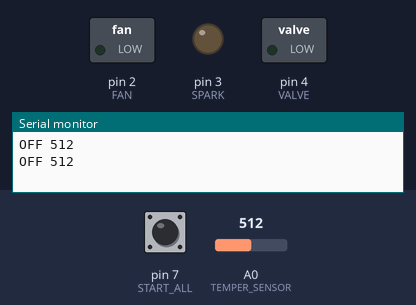
Recording of a sketch running on a simulated Arduino Uno, built with avr-gcc and run on an emulated ATmega328P. On the bench: switched loads named in the sketch (green lamp = pin HIGH), output pins drawn as LEDs (lit = HIGH), the last lines printed to the serial monitor. Inputs (shaded band) come from the test bench; at power-on: pin 7 (START_ALL) LOW, A0 (TEMPER_SENSOR) = 512.

Above: at 1.2 s.
1.3 s: pin 7 (START_ALL) pulled HIGH for 1 s
At 2.9 s:
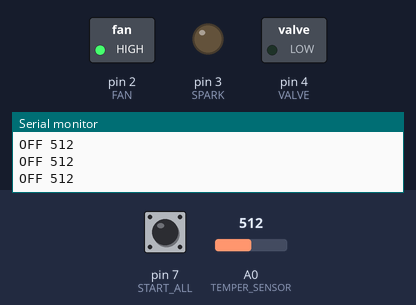
At 4.8 s:
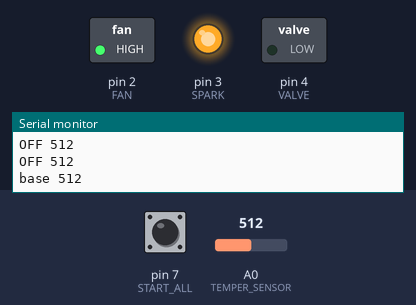
Timing chart, 0 to 27.5 s (numbered marks = the images above; inputs shaded):
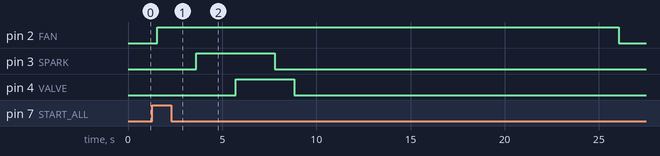

Measured:
- after the input at 1.3 s, pin 2 (FAN): LOW → HIGH after 0.26 s, → LOW 24.5 s later; pin 3 (SPARK): LOW → HIGH after 2.3 s, → LOW 4.2 s later; pin 4 (VALVE): LOW → HIGH after 4.4 s, → LOW 3.1 s later

The sketch:

NanoFurnace.ino
```cpp
/*
 Name:		NanoFurnace.ino
 Created:	08.02.2019 17:45:25
 Author:	Ksiw
*/
//#include <avr/wdt.h>
//---------------------------------------------------------------
#define START_ALL PORTD7
#define FAN PORTD2
#define SPARK PORTD3
#define VALVE PORTD4
#define TEMPER_SENSOR PORTC0
#define TEMPERATURE_UP 200     //ðàçíèöà ðîñòà òåìïåðàòóðû ïðè âêëþ÷åíèè, ïðèìåðíî 20 ãðàä
#define TEMPERATURE_WORK 520   //~òåìïåðàòóðà ðàáîòû íå íèæå ïðèìåðíî 50ãðàä
#define DEBUG true			//çàêîììåíòèðîâàòü äëÿ ðåëèçà
#define FAN_COLD   (3000*60)    // îõëàæäåíèå ïîñëå îñòàíîâêè
//---------------------------------------------------------------
#define FAN_DELAY 2000
#define SPARK_DELAY 2000 //10000
#define VALVE_DELAY 3000 //30000
//---------------------------------------------------------------
bool startAll, fanOn, sparkOn, valveToggle;
bool temperUp;
uint8_t analog_ref = DEFAULT;
uint16_t temperTemp;
volatile uint32_t result;

//---------------------------------------------------------------
boolean StartAll();
void FanStart(bool &);
void SparkToggle(bool &, bool &);
void VavleToggle(bool &, bool &, bool &, bool&);
void TemperUp(bool &);
void StopAll(bool &, bool &, bool &, bool&);
void ADC_init();
//~~~~~~~~~~~~~~~~~~~~~~~~~~~~~~~~~~~~~~~~~~~~~~~~~~~~~~~~~~~~~~~
void setup()
{
	fanOn = sparkOn = valveToggle = temperUp = false;
	DDRD |= 1 << FAN;
	DDRD |= 1 << SPARK;
	DDRD |= 1 << VALVE;
	PORTD &= ~(1 << START_ALL);
	ADC_init();
	//wdt_enable(WDTO_4S);
#ifdef DEBUG //++++++++++++++++
	Serial.begin(115200)
#endif // DEBUG---------------

	;

}
//~~~~~~~~~~~~~~~~~~~~~~~~~~~~~~~~~~~~~~~~~~~~~~~~~~~~~~~~~~~~~~~
void loop()
{
	while (true)
	{
		while (StartAll())
		{
			FanStart(fanOn);
			temperTemp = result;
			SparkToggle(fanOn, sparkOn);

			#ifdef DEBUG //++++++++++++++++++++
				Serial.print("base ");
				Serial.println(result);
			#endif // DEBUG---------------------

			VavleToggle(fanOn, sparkOn, valveToggle, temperUp);
			StopAll(fanOn, sparkOn, valveToggle, temperUp);
			while (StartAll())
			{

			#ifdef DEBUG //++++++++++++++++++++
				Serial.println("DELAY ");
				_delay_ms(500);
			#endif // DEBUG--------------------

			_delay_ms(1);
			}
			//wdt_reset();
		}

	#ifdef DEBUG //++++++++++++++++++++++
		_delay_ms(500);
		Serial.print("OFF ");
		Serial.println(result);
	#endif // DEBUG------------------------
	}
}
//~~~~~~~~~~~~~~~~~~~~~~~~~~~~~~~~~~~~~~~~~~~~~~~~~~~~~~~~~~~~~~~
boolean StartAll()
{
	return bitRead(PIND, START_ALL);
}
//---------------------------------------------------------------------------
void FanStart(bool &fan)
{
		PORTD |= 1 << FAN;
		_delay_ms(FAN_DELAY);
		fan = true;
}
//---------------------------------------------------------------------------
void SparkToggle(bool &fan, bool &spark)
{
	if (fan && !spark)
	{
		PORTD |= 1 << SPARK;
		spark = true;
	}
	else
	{
		PORTD &= ~(1 << SPARK);
	}
}
//---------------------------------------------------------------------------
void VavleToggle(bool &fan, bool &spark, bool &valve, bool &temperature)
{


	if (fan && spark && !valve)
	{
		_delay_ms(2000);
		PORTD |= 1 << VALVE;
		valve = true;
	}
	else
	{
		PORTD &= ~(1 << VALVE);
	}

	_delay_ms(SPARK_DELAY);
	SparkToggle(fanOn, sparkOn);
	TemperUp(temperature);

	if(temperUp)
		while (StartAll() && (result>TEMPERATURE_WORK))
		{
			#ifdef DEBUG //++++++++++++++
				_delay_ms(100);
				Serial.print("work ");
				Serial.println(result);
			#endif // DEBUG---------------

			_delay_ms(1);
		}
}
//---------------------------------------------------------------------------
void TemperUp(bool &t)
{
	_delay_ms(VALVE_DELAY - SPARK_DELAY);
	if ((result - temperTemp) > TEMPERATURE_UP)
		t = true;
}
//---------------------------------------------------------------------------
void StopAll(bool &fan, bool &spark, bool &valve, bool &temperup)
{
    //PORTD &= ~(1 << SPARK);
	PORTD &= ~(1 << VALVE);
	_delay_ms(FAN_COLD);
	PORTD &= ~(1 << FAN);
	fan = spark = valve = temperup = false;

}
//---------------------------------------------------------------------------
void ADC_init()
{
	ADCSRA = 0;
	ADCSRB = 0;
	ADMUX |= (1 << REFS0);
	ADMUX |= (1 << REFS1);
	ADMUX |= (TEMPER_SENSOR & 0x07);    //A0
	ADCSRA |= 0b00000111;  //ìàêñ ðàçðÿäíîñòü
	ADCSRA |= (1 << ADATE);
	ADCSRA |= (1 << ADIE);
	ADCSRA |= (1 << ADEN);
	ADCSRA |= (1 << ADSC);
}
//---------------------------------------------------------------------------
ISR(ADC_vect)
{
	result = ADCL | (ADCH << 8);
}
```
